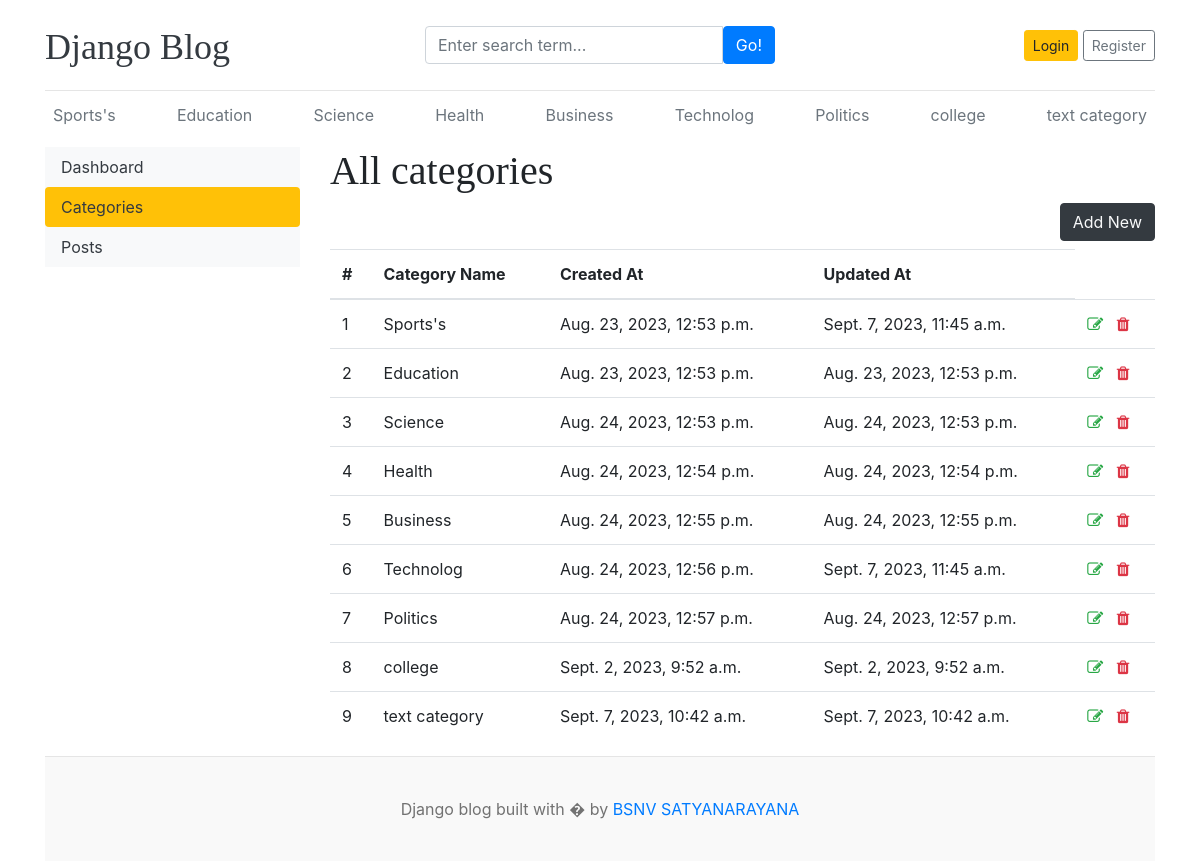
Page /dashboard/categories/ on the earlier database version.
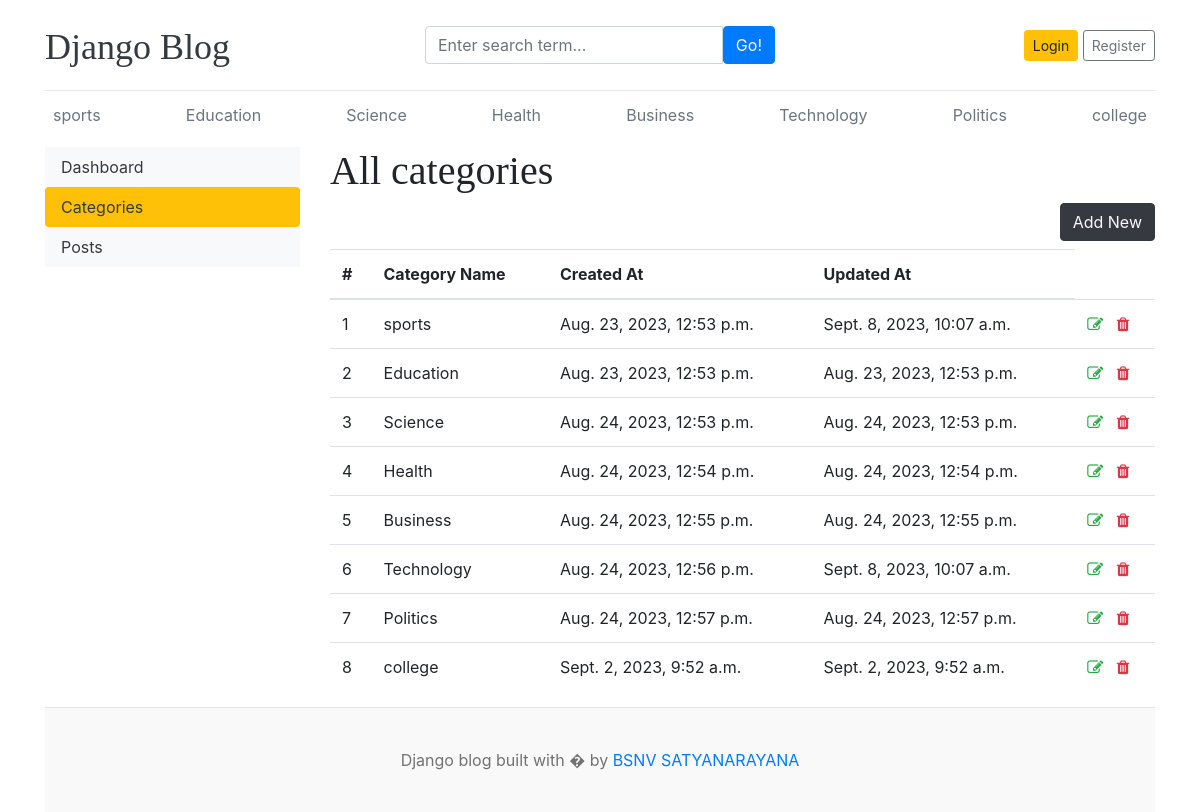
Same page on the later database version.
### blog/models.py (models this page shows)
class Category(models.Model):
    category_name=models.CharField(max_length=50,unique=True)
    created_at=models.DateTimeField(auto_now_add=True)
    updated_at=models.DateTimeField(auto_now=True)
    class Meta:
        verbose_name_plural='categories'
    def __str__(self):
        return self.category_name

### dashboards/views.py (the view)
# urls.py: path('categories/',views.categories,name='categories'),
def categories(request):
    return render(request,'dashboard/categories.html')

### blog/context_processors.py (called while the page is built)
def get_categories(request):
    categories=Category.objects.all()
    return dict(categories=categories)

def get_social_links(request):
    social_links=SocialLink.objects.all()
    return dict(social_links=social_links)

### templates/dashboard/categories.html (shortened to what this page needs)
{% extends 'base.html' %}
{% block content %}
  <div class="row">
    {% include 'dashboard/sidebar.html' %}
    <div class="col-md-9">
      <h1>All categories</h1>
      <a href="{% url 'add_category' %}" class="btn btn-dark text-light float-right mb-2">Add New</a>
      <table class="table table-hover">
      <thead>
        <tr>
          <th scope="col">#</th>
          <th scope="col">Category Name</th>
          <th scope="col">Created At</th>
          <th scope="col">Updated At</th>
        </tr>
        <tbody>
          {% for cat in categories  %}
          <tr>
            <td>{{forloop.counter}}</td>
            <td>{{cat}}</td>
            <td>{{cat.created_at}}</td>
            <td>{{cat.updated_at}}</td>
            <td><a href="{% url 'edit_category' cat.id %}"><i class="fa fa-edit text-success"></i></a>
              <a href="{% url 'delete_category' cat.id %}"><i class="fa fa-trash text-danger"></i></a>
            </td>
          </tr>
          {% endfor %}
        </tbody>
      </thead>
    </table>
    </div>
  </div>
{% endblock %}

### templates/base.html (shortened to what this page needs)
{% load static %}
<!DOCTYPE html>
<html lang="en">
<head>
    <link href="https://getbootstrap.com/docs/4.0/dist/css/bootstrap.min.css" rel="stylesheet">
    <link href="{% static 'css/blog.css' %}" rel="stylesheet">
    <link rel="stylesheet" href="https://cdnjs.cloudflare.com/ajax/libs/font-awesome/4.7.0/css/font-awesome.min.css">
  </head>
<body>
    <div class="container">
      <header class="blog-header py-3">
        <div class="row flex-nowrap justify-content-between align-items-center">
          <div class="col-4 pt-1">
            <a class="blog-header-logo text-dark" href="/">Django Blog</a>
          </div>
          <div class="col-4">
             <form action="{% url 'search' %}" method="GET">
              <div class="input-group">
                <input class="form-control" type="text" name="keyword" value="{{keyword}}" placeholder="Enter search term..." aria-label="Enter search term..." aria-describedby="button-search" />
                <button type="submit" class="btn btn-primary" id="button-search" type="button">Go!</button>
            </div>
             </form>
          </div>
          <div class="col-4 d-flex justify-content-end align-items-center">
            {% if not user.is_authenticated %}
            <a class="btn btn-sm btn-warning" href="{% url 'login' %}">Login</a> &nbsp;
            <a class="btn btn-sm btn-outline-secondary" href="{% url 'register' %}">Register</a>
          </div>
            {% else %}
            <span><a href="{% url 'dashboard' %}">dashboard</a></span>
            &emsp;
            <span><a href="{% url 'logout' %}">Logout</a></span>
            {% endif %}
        </div>
      </header>
      <div class="nav-scroller py-1 mb-2">
        <nav class="nav d-flex justify-content-between">
          {% for cat in categories %}
          <a class="p-2 text-muted" href="{% url 'posts_by_category' cat.id %}">{{cat.category_name}}</a>
          {% endfor %}
        </nav>
      </div>
{% block content %}
{% endblock  %}
<footer class="blog-footer">
    <p>Django blog built with � by <a href="#">BSNV SATYANARAYANA</a></p>
  </footer>
  </body>
  </html>

Differences in the rows shown:
removed Category: category_name "text category", created_at "Sept. 7, 2023, 10:42 a.m.", updated_at "Sept. 7, 2023, 10:42 a.m."
changed Category: category_name "Sports's" → "sports"; updated_at "Sept. 7, 2023, 11:45 a.m." → "Sept. 8, 2023, 10:07 a.m."
changed Category: category_name "Technolog" → "Technology"; updated_at "Sept. 7, 2023, 11:45 a.m." → "Sept. 8, 2023, 10:07 a.m."
